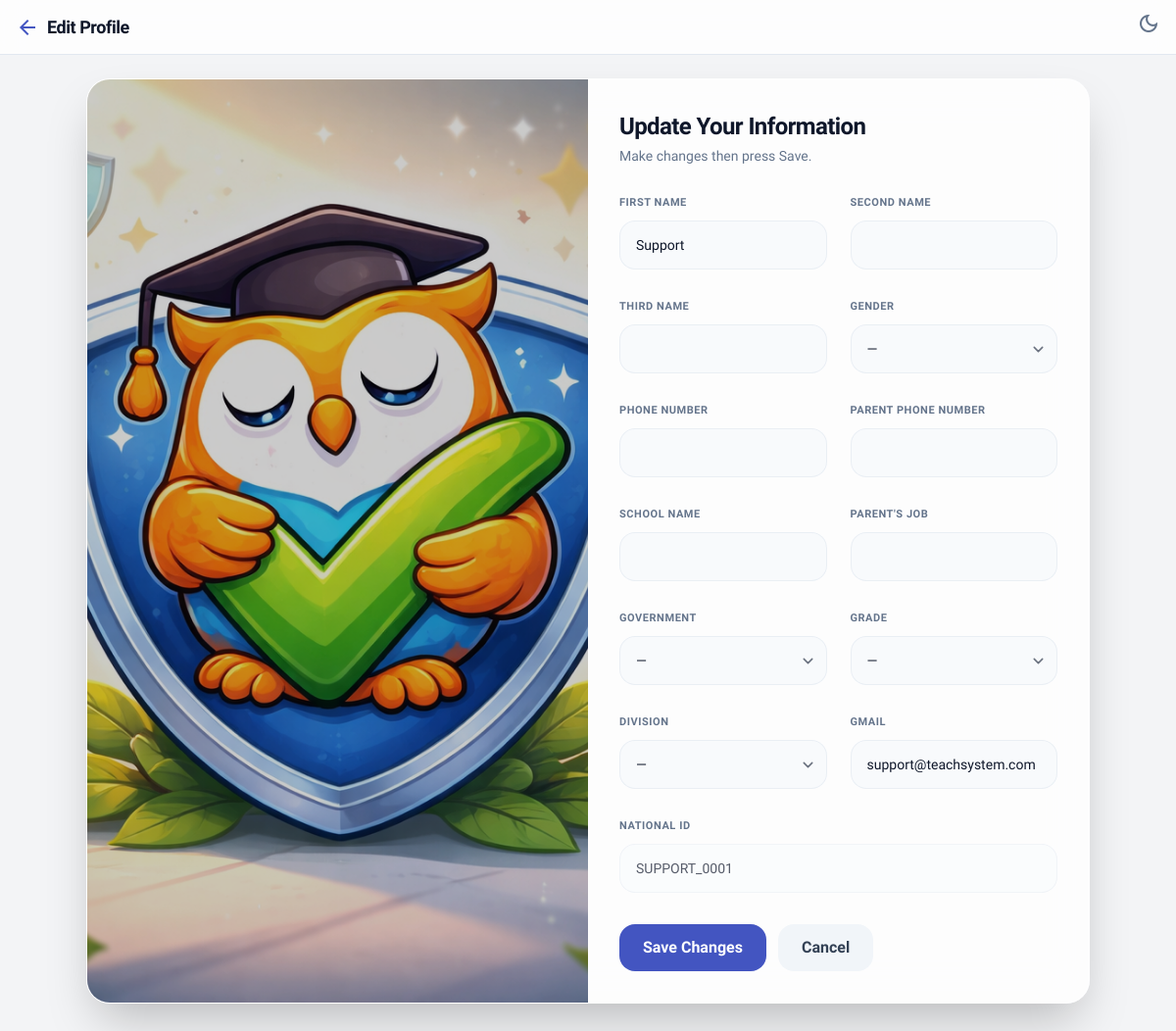
Page /profile/edit/ (signed in) on the earlier database version.
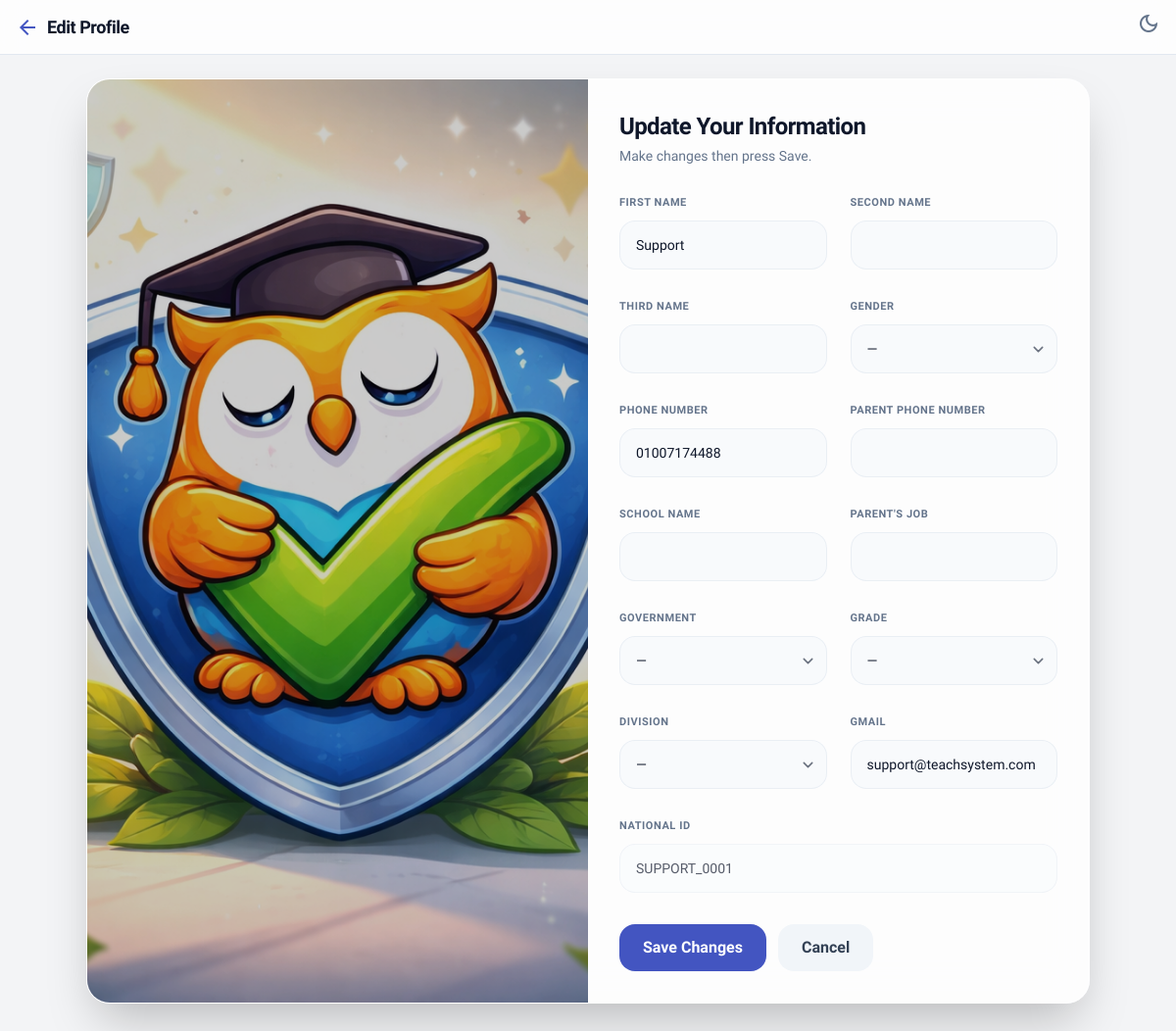
Same page on the later database version.
### teach/models.py (models this page shows, shortened)
class User(AbstractBaseUser, PermissionsMixin):
    GENDER_CHOICES = [
        ('Male', 'Male'),
        ('Female', 'Female'),
    ]
    MODE_CHOICES = [
        ('Dark', 'Dark'),
        ('Light', 'Light'),
    ]
    GOVERNMENT_CHOICES = [
        ('Cairo', 'Cairo'),
        ('Alexandria', 'Alexandria'),
        ('Giza', 'Giza'),
        ('Shubra El Kheima', 'Shubra El Kheima'),
        ('Port Said', 'Port Said'),
        ('Suez', 'Suez'),
        ('Luxor', 'Luxor'),
        ('Aswan', 'Aswan'),
        ('Ismailia', 'Ismailia'),
        ('Faiyum', 'Faiyum'),
        ('Zagazig', 'Zagazig'),
        ('Damietta', 'Damietta'),
        ('Asyut', 'Asyut'),
        ('Minya', 'Minya'),
        ('Beni Suef', 'Beni Suef'),
        ('Qena', 'Qena'),
        ('Sohag', 'Sohag'),
        ('Hurghada', 'Hurghada'),
        ('Mansoura', 'Mansoura'),
        ('Tanta', 'Tanta'),
        ('Other', 'Other'),
    ]
    GRADE_CHOICES = [
        ('1', 'Grade 1'),
        ('2', 'Grade 2'),
        ('3', 'Grade 3'),
        ('4', 'Grade 4'),
        ('5', 'Grade 5'),
        ('6', 'Grade 6'),
        ('7', 'Grade 7'),
        ('8', 'Grade 8'),
        ('9', 'Grade 9'),
        ('10', 'Grade 10'),
        ('11', 'Grade 11'),
        ('12', 'Grade 12'),
    ]
    DIVISION_CHOICES = [
        ('Science', 'Science'),
        ('Mathematics', 'Mathematics'),
        ('Literature', 'Literature'),
    ]
    national_id = models.CharField(max_length=20, unique=True, primary_key=True)
    first_name = models.CharField(max_length=50)
    second_name = models.CharField(max_length=50, blank=True, default='')
    third_name = models.CharField(max_length=50, blank=True, default='')
    gender = models.CharField(max_length=10, choices=GENDER_CHOICES, blank=True, default='')
    phone_number = models.CharField(max_length=20, blank=True, default='')
    father_phone_number = models.CharField(max_length=20, blank=True, default='')
    school_name = models.CharField(max_length=120, blank=True, default='')
    parents_job = models.CharField(max_length=120, blank=True, default='')
    government = models.CharField(max_length=50, choices=GOVERNMENT_CHOICES, blank=True, default='')
    grade = models.CharField(max_length=10, choices=GRADE_CHOICES, blank=True, default='')
    division = models.CharField(max_length=20, choices=DIVISION_CHOICES, blank=True, default='')
    email = models.EmailField(unique=True)
    mode = models.CharField(max_length=10, choices=MODE_CHOICES, default='Light')
    is_staff = models.BooleanField(default=False)
    is_active = models.BooleanField(default=True)
    created_at = models.DateTimeField(auto_now_add=True)
    objects = CustomUserManager()
    USERNAME_FIELD = 'national_id'
    REQUIRED_FIELDS = ['email', 'first_name']
    class Meta:
        verbose_name = 'User'
        verbose_name_plural = 'Users'

### teach/views.py (the view, shortened to what this page needs)
# urls.py: path("profile/edit/", views.edit_user_profile, name="edit_user_profile"),
@login_required
def edit_user_profile(request):
    user = request.user
    errors = {}
    return render(request, "teach/edit_user_profile.html", {
        "user": user,
        "errors": errors,
    })

### teach/context_processors.py (called while the page is built)
def unread_messages_count(request):
    if request.user.is_authenticated:
        count = Message.objects.filter(receiver=request.user, is_read=False).count()
        return {"unread_messages_count": count}
    return {"unread_messages_count": 0}

### templates/teach/edit_user_profile.html (shortened to what the changed rows need)
{% load static %}
<!DOCTYPE html>
<html class="light" lang="en">
<head>
  <script src="https://cdn.tailwindcss.com?plugins=forms,typography"></script>
  <link rel="stylesheet" href="{% static 'teach/css/style.css' %}">
</head>
<body class="bg-background-light dark:bg-background-dark text-slate-900 dark:text-slate-100 pb-24">
  <main class="px-4 py-6">
    <div class="max-w-5xl mx-auto">
      <section
        class="bg-white/80 dark:bg-slate-900/70 backdrop-blur-xl border border-white/30 dark:border-slate-800/60 rounded-3xl shadow-2xl overflow-hidden">
        <div class="grid grid-cols-1 md:grid-cols-2">
          <div class="p-6 sm:p-8">
            <h1 class="text-xl sm:text-2xl font-bold tracking-tight">Update Your Information</h1>
            <form method="POST" class="mt-6 grid grid-cols-1 md:grid-cols-2 gap-4 sm:gap-5 md:gap-6">
              <div class="space-y-2">
                <label class="text-[11px] font-bold tracking-wider text-slate-500 dark:text-slate-400 uppercase">First
                  Name</label>
                <input name="first_name" value="{{ request.POST.first_name|default:user.first_name|default:'' }}"
                  class="w-full rounded-2xl px-4 py-3.5 text-sm bg-slate-50 dark:bg-slate-900/40 border {% if errors.first_name %}border-red-500{% else %}border-slate-200/60 dark:border-slate-700/50{% endif %} focus:ring-2 focus:ring-primary/40">
              </div>
              <div class="space-y-2">
                <label class="text-[11px] font-bold tracking-wider text-slate-500 dark:text-slate-400 uppercase">Gender</label>
                <select name="gender"
                  class="w-full rounded-2xl px-4 py-3.5 text-sm bg-slate-50 dark:bg-slate-900/40 border {% if errors.gender %}border-red-500{% else %}border-slate-200/60 dark:border-slate-700/50{% endif %} focus:ring-2 focus:ring-primary/40">
                <option value="" {% if not user.gender and not request.POST.gender %}selected{% endif %}>—</option>
                </select>
              </div>
              <div class="space-y-2">
                <label class="text-[11px] font-bold tracking-wider text-slate-500 dark:text-slate-400 uppercase">Phone
                  Number</label>
                <input name="phone_number" value="{{ request.POST.phone_number|default:user.phone_number|default:'' }}"
                  class="w-full rounded-2xl px-4 py-3.5 text-sm bg-slate-50 dark:bg-slate-900/40 border {% if errors.phone_number %}border-red-500{% else %}border-slate-200/60 dark:border-slate-700/50{% endif %} focus:ring-2 focus:ring-primary/40">
              </div>
              <div class="space-y-2">
                <label class="text-[11px] font-bold tracking-wider text-slate-500 dark:text-slate-400 uppercase">Government</label>
                <select name="government"
                  class="w-full rounded-2xl px-4 py-3.5 text-sm bg-slate-50 dark:bg-slate-900/40 border {% if errors.government %}border-red-500{% else %}border-slate-200/60 dark:border-slate-700/50{% endif %} focus:ring-2 focus:ring-primary/40">
                <option value="" {% if not user.government and not request.POST.government %}selected{% endif %}>—</option>
                </select>
              </div>
              <div class="space-y-2">
                <label class="text-[11px] font-bold tracking-wider text-slate-500 dark:text-slate-400 uppercase">Grade</label>
                <select name="grade"
                  class="w-full rounded-2xl px-4 py-3.5 text-sm bg-slate-50 dark:bg-slate-900/40 border {% if errors.grade %}border-red-500{% else %}border-slate-200/60 dark:border-slate-700/50{% endif %} focus:ring-2 focus:ring-primary/40">
                <option value="" {% if not user.grade and not request.POST.grade %}selected{% endif %}>—</option>
                </select>
              </div>
              <div class="space-y-2">
                <label class="text-[11px] font-bold tracking-wider text-slate-500 dark:text-slate-400 uppercase">Division</label>
                <select name="division"
                  class="w-full rounded-2xl px-4 py-3.5 text-sm bg-slate-50 dark:bg-slate-900/40 border {% if errors.division %}border-red-500{% else %}border-slate-200/60 dark:border-slate-700/50{% endif %} focus:ring-2 focus:ring-primary/40">
                <option value="" {% if not user.division and not request.POST.division %}selected{% endif %}>—</option>
                </select>
              </div>
              <div class="space-y-2">
                <label
                  class="text-[11px] font-bold tracking-wider text-slate-500 dark:text-slate-400 uppercase">Gmail</label>
                <input name="gmail" value="{{ request.POST.gmail|default:user.email|default:'' }}"
                  class="w-full rounded-2xl px-4 py-3.5 text-sm bg-slate-50 dark:bg-slate-900/40 border {% if errors.gmail %}border-red-500{% else %}border-slate-200/60 dark:border-slate-700/50{% endif %} focus:ring-2 focus:ring-primary/40">
              </div>
              <div class="space-y-2 md:col-span-2">
                <label
                  class="text-[11px] font-bold tracking-wider text-slate-500 dark:text-slate-400 uppercase">National
                  ID</label>
                <input name="national_id" value="{{ user.national_id|default:'' }}" readonly
                  class="w-full rounded-2xl px-4 py-3.5 text-sm bg-slate-50 dark:bg-slate-900/40 border border-slate-200/60 dark:border-slate-700/50 focus:ring-2 focus:ring-primary/40 opacity-70 cursor-not-allowed">
              </div>
            </form>
          </div>
        </div>
      </section>
    </div>
  </main>
</body>
</html>

Differences in the rows shown:
changed User "Support": phone_number (not shown) → "01007174488"
